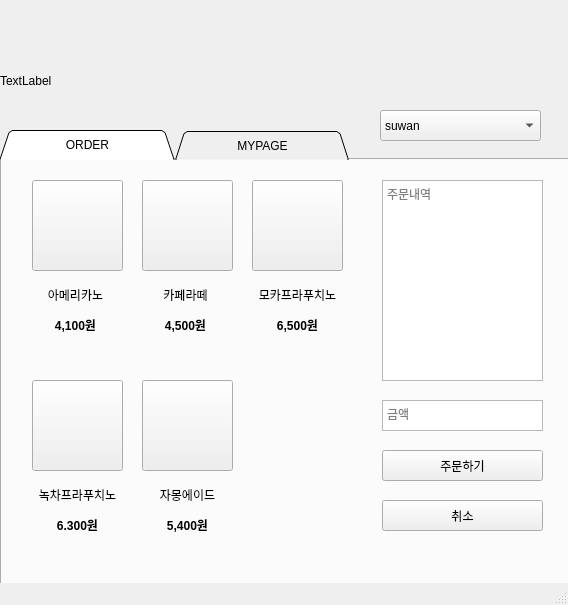
<?xml version="1.0" encoding="UTF-8"?>
<ui version="4.0">
 <class>MainWindow</class>
 <widget class="QMainWindow" name="MainWindow">
  <property name="geometry">
   <rect>
    <x>0</x>
    <y>0</y>
    <width>568</width>
    <height>605</height>
   </rect>
  </property>
  <property name="windowTitle">
   <string>MainWindow</string>
  </property>
  <property name="windowIcon">
   <iconset>
    <normaloff>../../../../../.designer/backup/logo.png</normaloff>../../../../../.designer/backup/logo.png</iconset>
  </property>
  <property name="styleSheet">
   <string notr="true"/>
  </property>
  <widget class="QWidget" name="centralwidget">
   <widget class="QTabWidget" name="tabWidget">
    <property name="geometry">
     <rect>
      <x>0</x>
      <y>130</y>
      <width>901</width>
      <height>711</height>
     </rect>
    </property>
    <property name="cursor">
     <cursorShape>IBeamCursor</cursorShape>
    </property>
    <property name="mouseTracking">
     <bool>false</bool>
    </property>
    <property name="tabletTracking">
     <bool>false</bool>
    </property>
    <property name="acceptDrops">
     <bool>false</bool>
    </property>
    <property name="styleSheet">
     <string notr="true">QTabBar:tab{ height: 30px; width:175px;}</string>
    </property>
    <property name="tabPosition">
     <enum>QTabWidget::North</enum>
    </property>
    <property name="tabShape">
     <enum>QTabWidget::Triangular</enum>
    </property>
    <property name="currentIndex">
     <number>0</number>
    </property>
    <property name="elideMode">
     <enum>Qt::ElideLeft</enum>
    </property>
    <property name="documentMode">
     <bool>false</bool>
    </property>
    <property name="tabsClosable">
     <bool>false</bool>
    </property>
    <property name="movable">
     <bool>false</bool>
    </property>
    <property name="tabBarAutoHide">
     <bool>false</bool>
    </property>
    <widget class="QWidget" name="tab">
     <attribute name="title">
      <string>ORDER</string>
     </attribute>
     <widget class="QPushButton" name="pushButton_3">
      <property name="geometry">
       <rect>
        <x>250</x>
        <y>20</y>
        <width>91</width>
        <height>91</height>
       </rect>
      </property>
      <property name="styleSheet">
       <string notr="true"/>
      </property>
      <property name="text">
       <string/>
      </property>
     </widget>
     <widget class="QPushButton" name="pushButton_5">
      <property name="geometry">
       <rect>
        <x>140</x>
        <y>220</y>
        <width>91</width>
        <height>91</height>
       </rect>
      </property>
      <property name="styleSheet">
       <string notr="true"/>
      </property>
      <property name="text">
       <string/>
      </property>
     </widget>
     <widget class="QPushButton" name="pushButton_2">
      <property name="geometry">
       <rect>
        <x>140</x>
        <y>20</y>
        <width>91</width>
        <height>91</height>
       </rect>
      </property>
      <property name="styleSheet">
       <string notr="true">border-image: url(:/newPrefix/스타벅스/doll1.jpg);</string>
      </property>
      <property name="text">
       <string/>
      </property>
      <property name="iconSize">
       <size>
        <width>200</width>
        <height>200</height>
       </size>
      </property>
     </widget>
     <widget class="QPushButton" name="pushButton_7">
      <property name="geometry">
       <rect>
        <x>380</x>
        <y>340</y>
        <width>161</width>
        <height>31</height>
       </rect>
      </property>
      <property name="text">
       <string>취소</string>
      </property>
     </widget>
     <widget class="QPushButton" name="pushButton_6">
      <property name="geometry">
       <rect>
        <x>380</x>
        <y>290</y>
        <width>161</width>
        <height>31</height>
       </rect>
      </property>
      <property name="text">
       <string>주문하기</string>
      </property>
     </widget>
     <widget class="QTextBrowser" name="textBrowser_2">
      <property name="geometry">
       <rect>
        <x>380</x>
        <y>240</y>
        <width>161</width>
        <height>31</height>
       </rect>
      </property>
      <property name="placeholderText">
       <string>금액</string>
      </property>
     </widget>
     <widget class="QPushButton" name="pushButton">
      <property name="geometry">
       <rect>
        <x>30</x>
        <y>20</y>
        <width>91</width>
        <height>91</height>
       </rect>
      </property>
      <property name="styleSheet">
       <string notr="true">border-image: url(:/newPrefix/ame3.jpg);</string>
      </property>
      <property name="text">
       <string/>
      </property>
     </widget>
     <widget class="QPushButton" name="pushButton_4">
      <property name="geometry">
       <rect>
        <x>30</x>
        <y>220</y>
        <width>91</width>
        <height>91</height>
       </rect>
      </property>
      <property name="styleSheet">
       <string notr="true"/>
      </property>
      <property name="text">
       <string/>
      </property>
     </widget>
     <widget class="QLabel" name="label_2">
      <property name="geometry">
       <rect>
        <x>40</x>
        <y>120</y>
        <width>67</width>
        <height>61</height>
       </rect>
      </property>
      <property name="text">
       <string>&lt;html&gt;&lt;head/&gt;&lt;body&gt;&lt;p align=&quot;center&quot;&gt;아메리카노&lt;/p&gt;&lt;p align=&quot;center&quot;&gt;&lt;span style=&quot; font-weight:600;&quot;&gt;4,100원&lt;/span&gt;&lt;/p&gt;&lt;/body&gt;&lt;/html&gt;</string>
      </property>
     </widget>
     <widget class="QLabel" name="label_3">
      <property name="geometry">
       <rect>
        <x>150</x>
        <y>120</y>
        <width>67</width>
        <height>61</height>
       </rect>
      </property>
      <property name="text">
       <string>&lt;html&gt;&lt;head/&gt;&lt;body&gt;&lt;p align=&quot;center&quot;&gt;카페라떼&lt;/p&gt;&lt;p align=&quot;center&quot;&gt;&lt;span style=&quot; font-weight:600;&quot;&gt;4,500원&lt;/span&gt;&lt;/p&gt;&lt;/body&gt;&lt;/html&gt;</string>
      </property>
     </widget>
     <widget class="QLabel" name="label_4">
      <property name="geometry">
       <rect>
        <x>240</x>
        <y>120</y>
        <width>111</width>
        <height>61</height>
       </rect>
      </property>
      <property name="text">
       <string>&lt;html&gt;&lt;head/&gt;&lt;body&gt;&lt;p align=&quot;center&quot;&gt;모카프라푸치노&lt;/p&gt;&lt;p align=&quot;center&quot;&gt;&lt;span style=&quot; font-weight:600;&quot;&gt;6,500원&lt;/span&gt;&lt;/p&gt;&lt;/body&gt;&lt;/html&gt;</string>
      </property>
     </widget>
     <widget class="QLabel" name="label_5">
      <property name="geometry">
       <rect>
        <x>20</x>
        <y>320</y>
        <width>111</width>
        <height>61</height>
       </rect>
      </property>
      <property name="text">
       <string>&lt;html&gt;&lt;head/&gt;&lt;body&gt;&lt;p align=&quot;center&quot;&gt;녹차프라푸치노&lt;/p&gt;&lt;p align=&quot;center&quot;&gt;&lt;span style=&quot; font-weight:600;&quot;&gt;6.300원&lt;/span&gt;&lt;/p&gt;&lt;/body&gt;&lt;/html&gt;</string>
      </property>
     </widget>
     <widget class="QLabel" name="label_6">
      <property name="geometry">
       <rect>
        <x>130</x>
        <y>320</y>
        <width>111</width>
        <height>61</height>
       </rect>
      </property>
      <property name="text">
       <string>&lt;html&gt;&lt;head/&gt;&lt;body&gt;&lt;p align=&quot;center&quot;&gt;자몽에이드&lt;/p&gt;&lt;p align=&quot;center&quot;&gt;&lt;span style=&quot; font-weight:600;&quot;&gt;5,400원&lt;/span&gt;&lt;/p&gt;&lt;/body&gt;&lt;/html&gt;</string>
      </property>
     </widget>
     <widget class="QTextBrowser" name="textBrowser">
      <property name="geometry">
       <rect>
        <x>380</x>
        <y>20</y>
        <width>161</width>
        <height>201</height>
       </rect>
      </property>
      <property name="placeholderText">
       <string>주문내역</string>
      </property>
     </widget>
    </widget>
    <widget class="QWidget" name="tab_2">
     <attribute name="title">
      <string>MYPAGE</string>
     </attribute>
     <widget class="QPushButton" name="pushButton_8">
      <property name="geometry">
       <rect>
        <x>230</x>
        <y>90</y>
        <width>91</width>
        <height>31</height>
       </rect>
      </property>
      <property name="text">
       <string>암호변경</string>
      </property>
     </widget>
     <widget class="QLabel" name="label_7">
      <property name="geometry">
       <rect>
        <x>50</x>
        <y>50</y>
        <width>56</width>
        <height>12</height>
       </rect>
      </property>
      <property name="text">
       <string>ID:</string>
      </property>
     </widget>
     <widget class="QLineEdit" name="lineEdit_2">
      <property name="geometry">
       <rect>
        <x>80</x>
        <y>90</y>
        <width>113</width>
        <height>31</height>
       </rect>
      </property>
      <property name="styleSheet">
       <string notr="true">
border-top: none;

border-bottom: 1px solid gray;</string>
      </property>
     </widget>
     <widget class="QLabel" name="label_8">
      <property name="geometry">
       <rect>
        <x>50</x>
        <y>100</y>
        <width>56</width>
        <height>12</height>
       </rect>
      </property>
      <property name="text">
       <string>PW:</string>
      </property>
     </widget>
     <widget class="QLabel" name="label_9">
      <property name="geometry">
       <rect>
        <x>80</x>
        <y>50</y>
        <width>56</width>
        <height>12</height>
       </rect>
      </property>
      <property name="text">
       <string>아이디</string>
      </property>
     </widget>
     <widget class="QPushButton" name="pushButton_9">
      <property name="geometry">
       <rect>
        <x>230</x>
        <y>40</y>
        <width>91</width>
        <height>31</height>
       </rect>
      </property>
      <property name="text">
       <string>회원탈퇴</string>
      </property>
     </widget>
     <widget class="QPushButton" name="pushButton_10">
      <property name="geometry">
       <rect>
        <x>230</x>
        <y>140</y>
        <width>91</width>
        <height>31</height>
       </rect>
      </property>
      <property name="text">
       <string>주문기록조회</string>
      </property>
     </widget>
     <widget class="QTextBrowser" name="textBrowser_3">
      <property name="geometry">
       <rect>
        <x>350</x>
        <y>40</y>
        <width>191</width>
        <height>131</height>
       </rect>
      </property>
      <property name="placeholderText">
       <string>주문기록</string>
      </property>
     </widget>
     <zorder>textBrowser_3</zorder>
     <zorder>pushButton_8</zorder>
     <zorder>label_7</zorder>
     <zorder>lineEdit_2</zorder>
     <zorder>label_8</zorder>
     <zorder>label_9</zorder>
     <zorder>pushButton_9</zorder>
     <zorder>pushButton_10</zorder>
    </widget>
   </widget>
   <widget class="QLabel" name="label">
    <property name="geometry">
     <rect>
      <x>0</x>
      <y>0</y>
      <width>571</width>
      <height>161</height>
     </rect>
    </property>
    <property name="text">
     <string>TextLabel</string>
    </property>
   </widget>
   <widget class="QComboBox" name="comboBox">
    <property name="geometry">
     <rect>
      <x>380</x>
      <y>110</y>
      <width>161</width>
      <height>31</height>
     </rect>
    </property>
    <item>
     <property name="text">
      <string>suwan</string>
     </property>
    </item>
   </widget>
   <zorder>label</zorder>
   <zorder>tabWidget</zorder>
   <zorder>comboBox</zorder>
  </widget>
  <widget class="QStatusBar" name="statusbar"/>
 </widget>
 <resources/>
 <connections/>
</ui>
